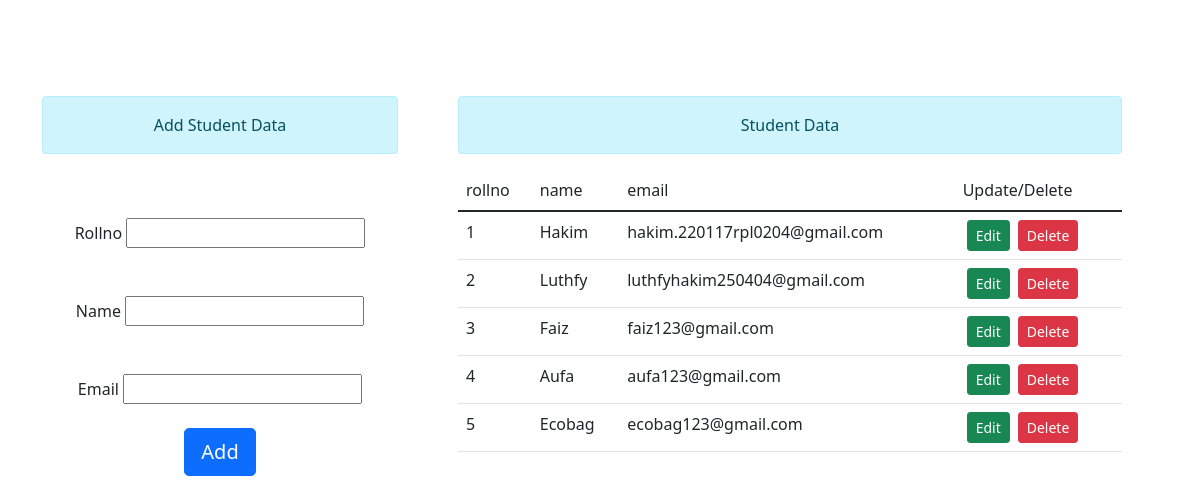
The page / on the database its author committed.
### crudApp/models.py (models this page shows)
class Student(models.Model):
    rollno = models.IntegerField()
    name = models.CharField(max_length=100)
    email = models.EmailField(max_length=100)

### crudApp/views.py (the view)
# urls.py: path('', views.addStudent, name="add_student"),
def addStudent(request):
    if request.method == "POST":
        fm = StudentForm(request.POST)
        if fm.is_valid():
            fm.save()
            messages.success(request, 'Student Added Successfully')
    fm = StudentForm()
    studata = Student.objects.all()
    return render(request, 'index.html', context={'fm': fm, 'studata': studata})

### crudApp/forms.py
class StudentForm(forms.ModelForm):
    class Meta:
        model = Student
        fields = ['id', 'rollno', 'name', 'email']

### crudApp/templates/index.html (shortened to what this page needs)
{% load static %}
<!DOCTYPE html>
<html lang="en">
<head>
    <link href="https://cdn.jsdelivr.net/npm/bootstrap@5.1.3/dist/css/bootstrap.min.css" rel="stylesheet">
</head>
<body>
    <div class="container stu mt-5">
        <div class="row">
            <div class="col-sm-4 text-center py-5">
                <div class="alert alert-info text-center">Add Student Data</div>
                <form method="POST" novalidate> {% csrf_token %}
                    {% for form in fm %} <br>
                    <br>
                    <label>{{form.label}}</label> {{form}} <br>
                    {% endfor %} <br>
                    <button class="btn btn-primary btn-lg" type="submit">Add</button>
                </form>
            </div>
            <div class="col-sm-8 p-5">
                <div class="alert alert-info text-center">Student Data</div>
                <table class="table">
                    <thead>
                        <td>rollno</td>
                        <td>name</td>
                        <td>email</td>
                        <td>Update/Delete</td>
                    </thead>
                    {% for data in studata %}
                    <tr>
                        <td>{{data.rollno}}</td>
                        <td>{{data.name}}</td>
                        <td>{{data.email}}</td>
                        <td>
                            <div class="d-flex">
                                <a href="update/{{data.id}}/" class="btn btn-success btn-sm mx-1">Edit</a>
                                <a href="delete/{{data.id}}/" class="btn btn-danger btn-sm mx-1">Delete</a>
                            </div>
                        </td>
                    </tr>
                    {% endfor %}
                </table>
            </div>
        </div>
    </div>
</body>
</html>

### rows shown on the page
Student: rollno "1", name "Hakim", email "hakim.220117rpl0204@gmail.com"
Student: rollno "2", name "Luthfy", email "luthfyhakim250404@gmail.com"
Student: rollno "3", name "Faiz", email "faiz123@gmail.com"
Student: rollno "4", name "Aufa", email "aufa123@gmail.com"
Student: rollno "5", name "Ecobag", email "ecobag123@gmail.com"
